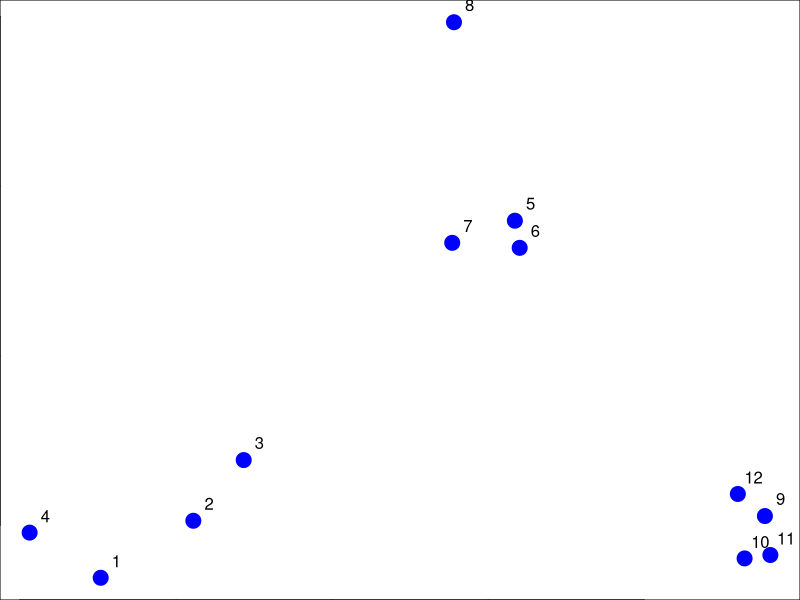
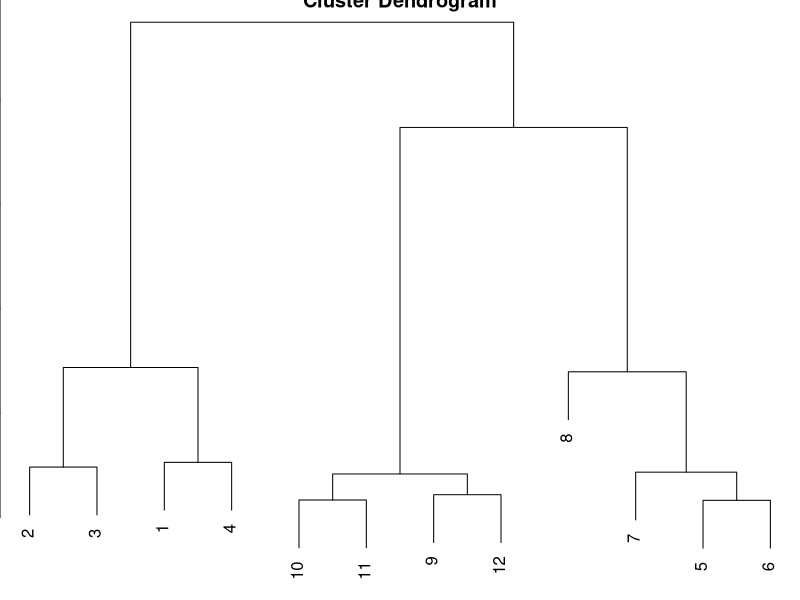
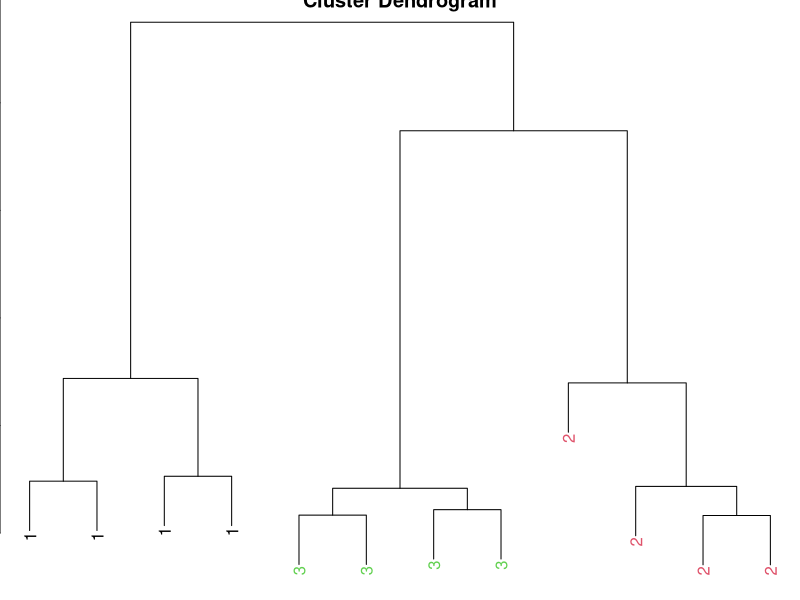

Source code (R) for these figures, in order:
set.seed(1234) ## to ensure reproducability
par(mar = c(0,0,0,0))
x <- rnorm(12, mean = rep(1:3, each=4), sd=0.2)
y <- rnorm(12, mean = rep(c(1,2,1), each = 4), sd=0.2)


## for prettier dendogram
myplclust <- function(hclust, lab = hclust$labels, lab.col = rep(1, length(hclust$labels)),
                      hang = 0.1, ...) {
  ## modifiction of plclust for plotting hclust objects *in colour*! Copyright
  ## Eva KF Chan 2009 Arguments: hclust: hclust object lab: a character vector
  ## of labels of the leaves of the tree lab.col: colour for the labels;
  ## NA=default device foreground colour hang: as in hclust & plclust Side
  ## effect: A display of hierarchical cluster with coloured leaf labels.
  y <- rep(hclust$height, 2)
  x <- as.numeric(hclust$merge)
  y <- y[which(x < 0)]
  x <- x[which(x < 0)]
  x <- abs(x)
  y <- y[order(x)]
  x <- x[order(x)]
  plot(hclust, labels = FALSE, hang = hang, ...)
  text(x = x, y = y[hclust$order] - (max(hclust$height) * hang), labels = lab[hclust$order],
       col = lab.col[hclust$order], srt = 90, adj = c(1, 0.5), xpd = NA, ...)
}


plot(x,y, col="blue", pch=19, cex=2)
text(x+0.05, y+0.05, labels = as.character(1:12))

dataFrame <- data.frame(x=x, y=y)
distxy <- dist(dataFrame)  ## mutual distance matrix

hClustering <- hclust(distxy)
plot(hClustering)  # producing the dendogram

myplclust(hClustering, lab = rep(1:3, each = 4), lab.col = rep(1:3, each = 4))